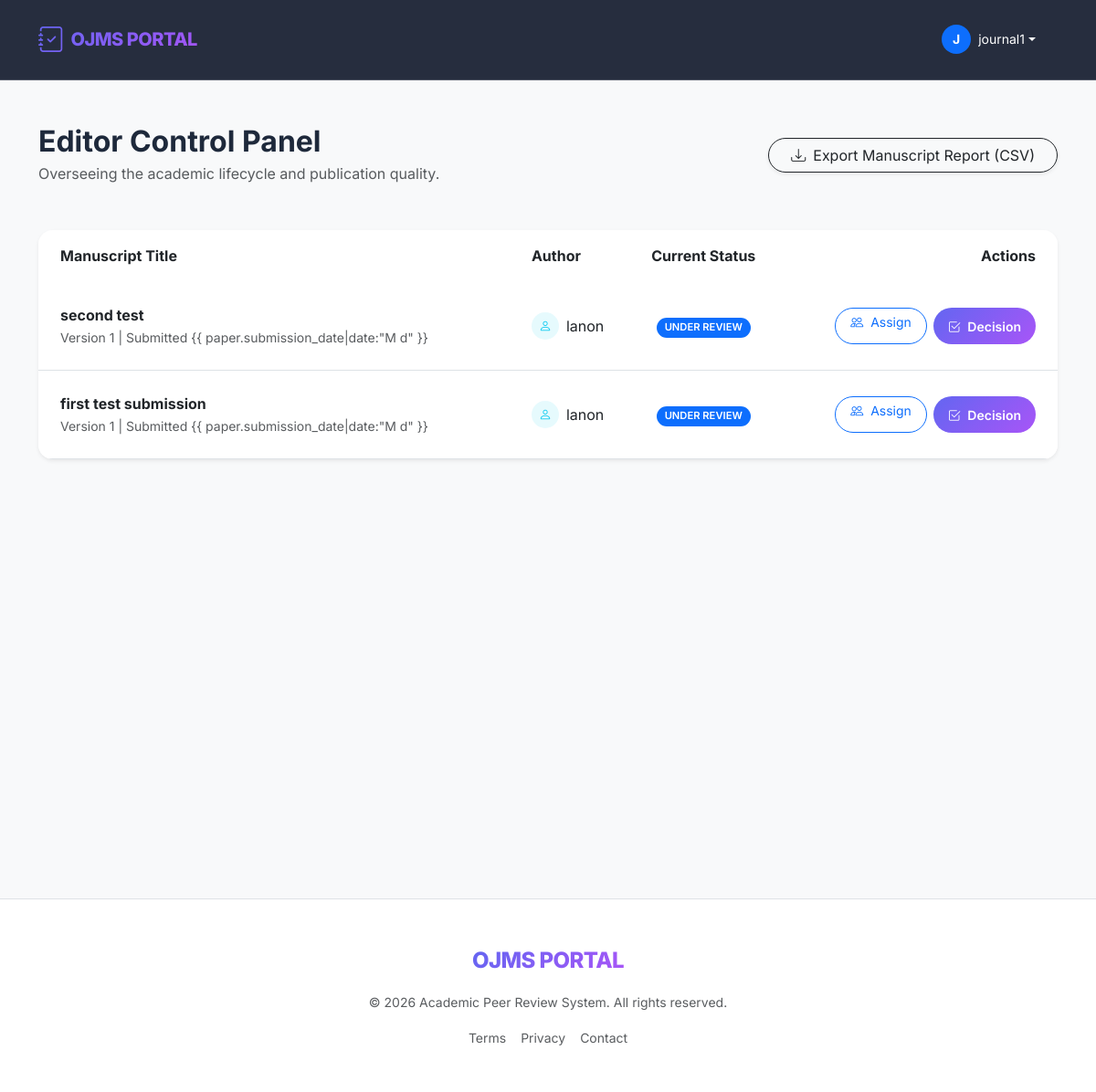
The app's page /dashboard/ (signed in) with its own data.
### users/models.py (models this page shows, shortened)
class CustomUser(AbstractUser):
    ADMIN = 'ADMIN'
    EDITOR = 'EDITOR'
    REVIEWER = 'REVIEWER'
    AUTHOR = 'AUTHOR'
    ROLE_CHOICES = [
        (ADMIN, 'Administrator'),
        (EDITOR, 'Editor'),
        (REVIEWER, 'Reviewer'),
        (AUTHOR, 'Author'),
    ]
    role = models.CharField(max_length=10, choices=ROLE_CHOICES, default=AUTHOR)
    institution = models.CharField(max_length=255, blank=True, null=True)
    expertise = models.CharField(max_length=255, blank=True, null=True, help_text="Comma-separated areas of expertise")

### submissions/models.py (models this page shows, shortened)
class Manuscript(models.Model):
    SUBMITTED = 'SUBMITTED'
    UNDER_REVIEW = 'UNDER_REVIEW'
    DECISION_READY = 'DECISION_READY'
    ACCEPTED = 'ACCEPTED'
    REJECTED = 'REJECTED'
    REVISION_REQ = 'REVISION_REQ'
    STATUS_CHOICES = [
        (SUBMITTED, 'Submitted'),
        (UNDER_REVIEW, 'Under Review'),
        (DECISION_READY, 'Decision Ready'),
        (ACCEPTED, 'Accepted'),
        (REJECTED, 'Rejected'),
        (REVISION_REQ, 'Revision Required'),
    ]
    title = models.CharField(max_length=255)
    abstract = models.TextField()
    author = models.ForeignKey(
        settings.AUTH_USER_MODEL,
        on_delete=models.CASCADE,
        related_name='manuscripts'
    )
    file = models.FileField(upload_to='manuscripts/')
    version = models.IntegerField(default=1)
    status = models.CharField(max_length=20, choices=STATUS_CHOICES, default=SUBMITTED)
    submission_date = models.DateTimeField(auto_now_add=True)
    updated_at = models.DateTimeField(auto_now=True)
    editor = models.ForeignKey(
        settings.AUTH_USER_MODEL,
        on_delete=models.SET_NULL,
        null=True,
        blank=True,
        related_name='assigned_manuscripts',
        limit_choices_to={'role': 'EDITOR'}
    )
    class Meta:
        ordering = ['-submission_date']

### users/views.py (the view, shortened to what this page needs)
# urls.py: path('dashboard/', dashboard_view, name='dashboard'),
@login_required
def dashboard_view(request):
    user = request.user
    if user.is_superuser or user.role == 'EDITOR':
        from submissions.models import Manuscript
        items = Manuscript.objects.all().order_by('-submission_date')
        return render(request, 'dashboards/editor.html', {'items': items})
    elif user.role == 'REVIEWER':
        from submissions.models import Review
        items = Review.objects.filter(reviewer=user).order_by('-date_assigned')
        return render(request, 'dashboards/reviewer.html', {'items': items})

### templates/dashboards/editor.html (shortened to what this page needs)
{% extends 'base.html' %}
{% block content %}
<div class="row align-items-center mb-5">
    <div class="col-md-7">
        <h1 class="fw-bold h2 mb-1">Editor Control Panel</h1>
        <p class="text-muted mb-0">Overseeing the academic lifecycle and publication quality.</p>
    </div>
    <div class="col-md-5 text-md-end mt-3 mt-md-0">
        <a href="{% url 'export_csv' %}" class="btn btn-outline-dark rounded-pill px-4 shadow-sm">
            <i class="bi bi-download me-2"></i>Export Manuscript Report (CSV)
        </a>
    </div>
</div>
<div class="card border-0 shadow-sm rounded-4 overflow-hidden">
    <div class="table-responsive">
        <table class="table table-hover align-middle mb-0">
            <thead class="bg-light">
                <tr>
                    <th class="ps-4 py-3 border-0">Manuscript Title</th>
                    <th class="py-3 border-0">Author</th>
                    <th class="py-3 border-0 text-center">Current Status</th>
                    <th class="pe-4 py-3 border-0 text-end">Actions</th>
                </tr>
            </thead>
            <tbody>
                {% for paper in items %}
                <tr>
                    <td class="ps-4 py-4">
                        <div class="fw-bold text-dark">{{ paper.title }}</div>
                        <div class="small text-muted">Version {{ paper.version }} | Submitted {{
                            paper.submission_date|date:"M d" }}</div>
                    </td>
                    <td>
                        <div class="d-flex align-items-center">
                            <div class="bg-info bg-opacity-10 text-info rounded-circle me-2 d-flex align-items-center justify-content-center"
                                style="width: 30px; height: 30px;">
                                <i class="bi bi-person small"></i>
                            </div>
                            <span>{{ paper.author.username }}</span>
                        </div>
                    </td>
                    <td class="text-center">
                        <span
                            class="badge {% if paper.status == 'ACCEPTED' %}bg-success{% elif paper.status == 'REJECTED' %}bg-danger{% elif paper.status == 'UNDER_REVIEW' %}bg-primary{% else %}bg-secondary{% endif %} rounded-pill">
                            {{ paper.get_status_display }}
                        </span>
                    </td>
                    <td class="pe-4 text-end">
                        <div class="btn-group">
                            <a href="{% url 'assign_reviewer' paper.id %}"
                                class="btn btn-sm btn-outline-primary px-3 rounded-pill me-2">
                                <i class="bi bi-people me-1"></i> Assign
                            </a>
                            <a href="{% url 'editorial_decision' paper.id %}"
                                class="btn btn-sm btn-primary px-3 rounded-pill">
                                <i class="bi bi-check2-square me-1"></i> Decision
                            </a>
                        </div>
                    </td>
                </tr>
                {% empty %}
                <tr>
                    <td colspan="4" class="text-center py-5 text-muted">No manuscripts currently active.</td>
                </tr>
                {% endfor %}
            </tbody>
        </table>
    </div>
</div>
{% endblock %}

### templates/base.html (shortened to what this page needs)
<!DOCTYPE html>
<html lang="en">
<head>
    <link rel="stylesheet" href="https://cdn.jsdelivr.net/npm/bootstrap-icons@1.11.3/font/bootstrap-icons.min.css">
    <link href="https://cdn.jsdelivr.net/npm/bootstrap@5.3.0/dist/css/bootstrap.min.css" rel="stylesheet">
    {% load static %}
    <link rel="stylesheet" href="{% static 'css/main.css' %}">
</head>
<body class="bg-light">
    <nav class="navbar navbar-expand-lg navbar-dark sticky-top mb-5">
        <div class="container">
            <a class="navbar-brand d-flex align-items-center" href="{% url 'landing' %}">
                <i class="bi bi-journal-check fs-3 me-2"></i>
                <span>OJMS PORTAL</span>
            </a>
            <div class="collapse navbar-collapse" id="navbarMain">
                <div class="navbar-nav ms-auto align-items-center">
                    {% if user.is_authenticated %}
                        <div class="nav-item dropdown me-3">
                            <a class="nav-link dropdown-toggle text-white d-flex align-items-center" href="#" role="button" data-bs-toggle="dropdown">
                                <div class="bg-primary rounded-circle me-2 d-flex align-items-center justify-content-center" style="width: 32px; height: 32px;">
                                    <span class="small fw-bold">{{ user.username|first|upper }}</span>
                                </div>
                                <span class="small">{{ user.username }}</span>
                            </a>
                        </div>
                    {% else %}
                        <a href="{% url 'login' %}" class="nav-link me-2 text-white">Login</a>
                        <a href="{% url 'register' %}" class="btn btn-primary btn-sm px-4 rounded-pill shadow-sm">Sign Up</a>
                    {% endif %}
                </div>
            </div>
        </div>
    </nav>
    <main class="container fade-in min-vh-100">
        {% block content %}{% endblock %}
    </main>
    <footer class="bg-white border-top mt-5 py-5">
        <div class="container text-center">
            <div class="mb-3">
                <a class="navbar-brand text-decoration-none fs-4" href="#">OJMS PORTAL</a>
            </div>
            <p class="text-muted small">&copy; 2026 Academic Peer Review System. All rights reserved.</p>
            <div class="d-flex justify-content-center gap-3">
                <a href="#" class="text-decoration-none text-muted small">Terms</a>
                <a href="#" class="text-decoration-none text-muted small">Privacy</a>
                <a href="#" class="text-decoration-none text-muted small">Contact</a>
            </div>
        </div>
    </footer>
</body>
</html>

### static/css/main.css (style rules this page uses)
:root { --primary-gradient: linear-gradient(135deg, #6366f1 0%, #a855f7 100%); --secondary-gradient: linear-gradient(135deg, #3b82f6 0%, #2dd4bf 100%); --card-shadow: 0 10px 15px -3px rgba(0, 0, 0, 0.1), 0 4px 6px -2px rgba(0, 0, 0, 0.05); --glass-bg: rgba(255, 255, 255, 0.8); --glass-border: rgba(255, 255, 255, 0.2); }
body { font-family: 'Inter', system-ui, -apple-system, sans-serif; background-color: #f8fafc; color: #1e293b; line-height: 1.6; }
.navbar { background: rgba(15, 23, 42, 0.9) !important; backdrop-filter: blur(10px); border-bottom: 1px solid var(--glass-border); padding: 1rem 0; }
.navbar-brand { font-weight: 800; letter-spacing: -0.025em; background: var(--primary-gradient); -webkit-background-clip: text; background-clip: text; -webkit-text-fill-color: transparent; }
.card { border: none; border-radius: 1rem; box-shadow: var(--card-shadow); transition: transform 0.2s ease, box-shadow 0.2s ease; }
.btn-primary { background: var(--primary-gradient); border: none; font-weight: 600; padding: 0.6rem 1.5rem; border-radius: 0.5rem; }
.badge { padding: 0.5em 0.8em; border-radius: 0.4rem; font-weight: 600; text-transform: uppercase; font-size: 0.7rem; }
.fade-in { animation: fadeIn 0.8s ease-out; }

### records on screen
CustomUser: username|first "J", username "journal1"
Manuscript: title "second test", version "1", author.username "lanon", status "UNDER REVIEW"
Manuscript: title "first test submission", version "1", author.username "lanon", status "UNDER REVIEW"
